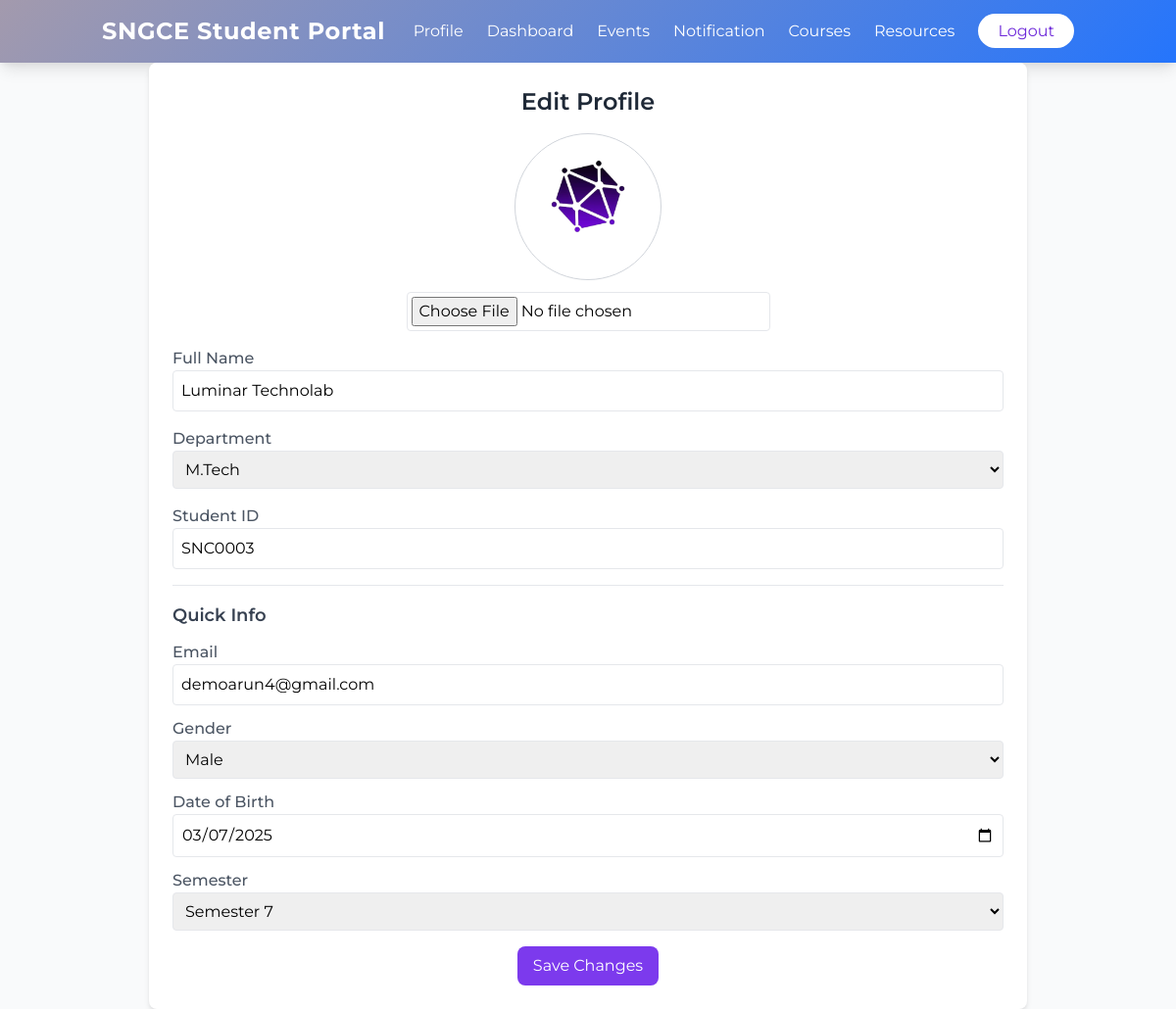
The page /user-profile-edit/29/ on the database its author committed.
### accounts/models.py (models this page shows, shortened)
class CustomUser(AbstractBaseUser,PermissionsMixin):
    name=models.CharField(max_length=200)
    email=models.EmailField(unique=True)
    is_active=models.BooleanField(default=True)
    is_staff=models.BooleanField(default=False)
    is_superuser=models.BooleanField(default=False)
    is_verified = models.BooleanField(default=False)
    objects = CustomUserManager()
    USERNAME_FIELD = 'email'
    REQUIRED_FIELDS = ['name']

class Student(CustomUser):
    std_id=models.CharField(unique=True,max_length=50)
    img=models.FileField(upload_to='media/student_image',null=True)
    options=(
        ("Male","Male"),
        ("Female","Female"),
        ("Others","Others")
    )
    gender=models.CharField(max_length=100,choices=options,default="Male")
    dob=models.DateField(null=True)
    sem = models.CharField(max_length=100,null=True)
    department=models.ForeignKey(Department,on_delete=models.CASCADE)

class CustomUser(AbstractBaseUser,PermissionsMixin):
    name=models.CharField(max_length=200)
    email=models.EmailField(unique=True)
    is_active=models.BooleanField(default=True)
    is_staff=models.BooleanField(default=False)
    is_superuser=models.BooleanField(default=False)
    is_verified = models.BooleanField(default=False)
    objects = CustomUserManager()
    USERNAME_FIELD = 'email'
    REQUIRED_FIELDS = ['name']

class Department(models.Model):
    name = models.CharField(max_length=100)
    created_at = models.DateTimeField(auto_now_add=True)

### student/views.py (the view, shortened to what this page needs)
# urls.py: path('user-profile-edit/<int:pk>/',ProfilePUTView.as_view(),name='u-profileedit'),
class ProfilePUTView(View):
    template_name = 'profile_edit.html'
    def get(self, request, *args, **kwargs):
        id = kwargs.get('pk')
        student = get_object_or_404(Student, id=id)
        form = StudentForm(instance=student)
        dep = Department.objects.all()
        context = {
            'form': form,
            'user': student,
            'department':dep
        }
        return render(request, self.template_name, context)

### adminpage/forms.py
class StudentForm(forms.ModelForm):
    class Meta:
        model = Student
        exclude = ['std_id']

### student/templates/profile_edit.html (shortened to what this page needs)
{% extends "userhome.html" %}
{% load static %}
{% block user %}
<div class="max-w-4xl mx-auto bg-white rounded-lg shadow-md p-6">
    <h2 class="text-2xl font-semibold text-center text-gray-800 mb-4">Edit Profile</h2>
    <form method="post" enctype="multipart/form-data" class="space-y-4">
        <div class="flex flex-col items-center">
            <img src="{{ user.img.url }}" alt="Profile" class="rounded-full border border-gray-300" style="height: 150px; width: 150px; object-fit: cover;">
            <input type="file" name="img" class="mt-3 p-1 border rounded">
        </div>
        <div>
            <label class="block text-gray-600 font-medium">Full Name</label>
            <input type="text" name="name" value="{{ user.name }}" class="w-full p-2 border rounded focus:ring-2 focus:ring-blue-500">
        </div>
        <div>
            <label class="block text-gray-600 font-medium">Department</label>
            <select name="department" class="w-full p-2 border rounded focus:ring-2 focus:ring-blue-500">
                <option value="{{ user.department.id }}">{{ user.department.name }}</option>
            </select>
        </div>
        <div>
            <label class="block text-gray-600 font-medium">Student ID</label>
            <input type="text" name="std_id" value="{{ user.std_id }}" class="w-full p-2 border rounded focus:ring-2 focus:ring-blue-500">
        </div>
        <div class="border-t pt-4">
            <h3 class="text-lg font-semibold text-gray-700 mb-3">Quick Info</h3>
            <div class="space-y-3">
                <div>
                    <label class="block text-gray-600 font-medium">Email</label>
                    <input type="email" name="email" value="{{ user.email }}" class="w-full p-2 border rounded focus:ring-2 focus:ring-blue-500">
                </div>
                <div>
                    <label class="block text-gray-600 font-medium">Gender</label>
                    <select name="gender" class="w-full p-2 border rounded focus:ring-2 focus:ring-blue-500">
                        <option selected>{{ user.gender }}</option>
                    </select>
                </div>
                <div>
                    <label class="block text-gray-600 font-medium">Date of Birth</label>
                    <input type="date" name="dob" value="{{ user.dob|date:'Y-m-d' }}" class="w-full p-2 border rounded focus:ring-2 focus:ring-blue-500">
                </div>
                <div>
                    <label class="block text-gray-600 font-medium">Semester</label>
                    <select name="sem" class="w-full p-2 border rounded focus:ring-2 focus:ring-blue-500">
                        <option selected>{{ user.sem }}</option>
                    </select>
                </div>
            </div>
        </div>
        <div class="flex justify-center space-x-4 mt-6">
            <button class="bg-purple-600 text-white py-2 px-4 rounded-lg hover:bg-purple-700 transition-colors">
                Save Changes
            </button>
        </div>
    </form>
</div>
{% endblock %}

### student/templates/userhome.html (style rules this page uses)
body { font-family: 'Montserrat', sans-serif; }

### rows shown on the page
Student: img (picture), department "M.Tech", std_id "SNC0003", gender "Male", dob "03/07/2025", sem "Semester 7"
CustomUser: name "Luminar Technolab", email "demoarun4@gmail.com"
